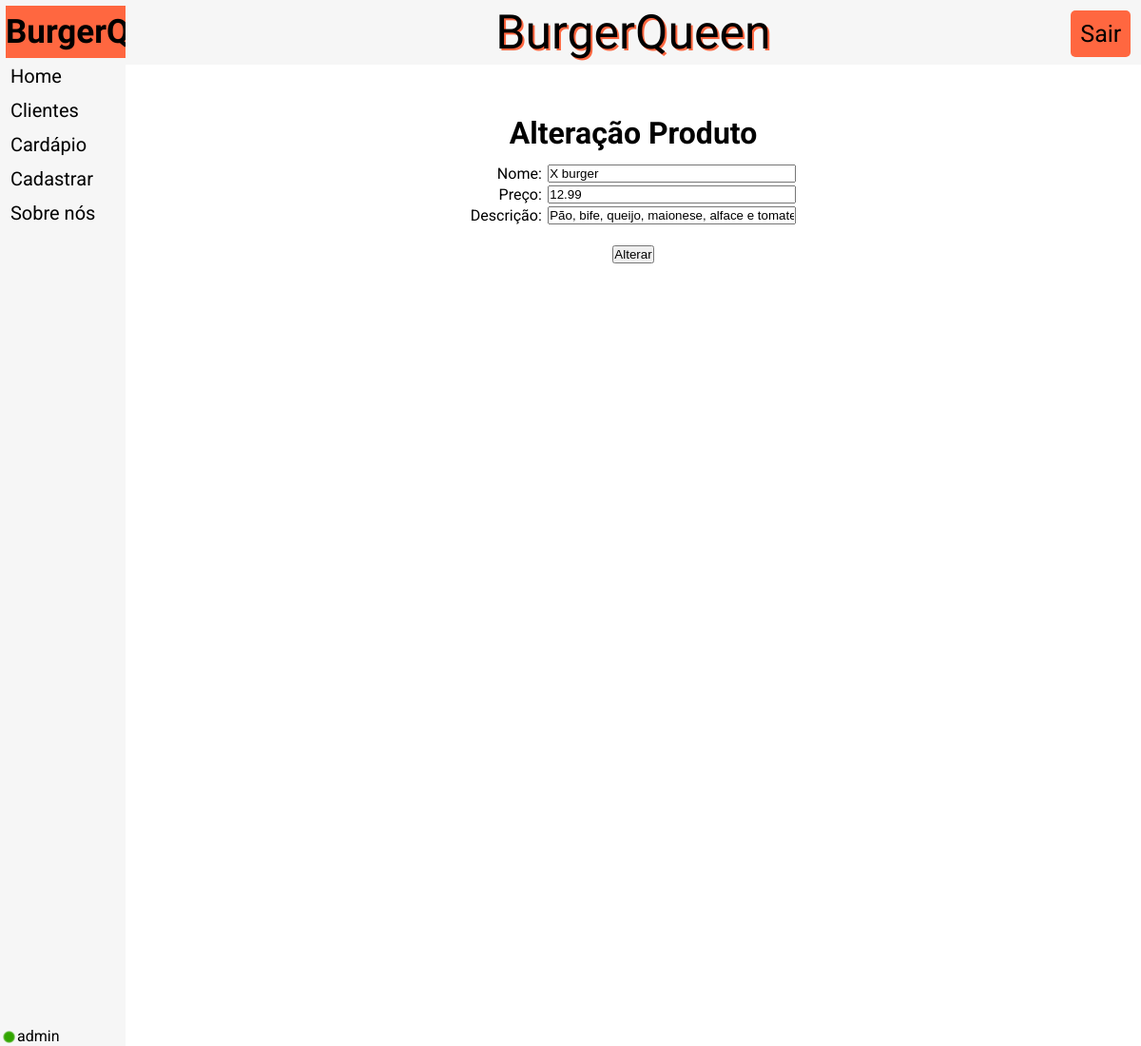
Screenshot of /l/cardapio/alterar/index.php?cd=4&&re=0 (signed in) with the database file from the repository.
### tables this page shows
CREATE TABLE IF NOT EXISTS `tb_produto` (
  `codigo_produto` int(3) NOT NULL AUTO_INCREMENT,
  `nome_produto` varchar(30) NOT NULL,
  `preco_produto` float NOT NULL,
  `descricao_produto` varchar(300) NOT NULL,
  PRIMARY KEY (`codigo_produto`)
);

### l/cardapio/alterar/index.php (the view, shortened to what this page needs)
<!DOCTYPE html>
<html lang="pt-br">
	<head>
        <link rel="stylesheet" href="../../index.css">
	</head>
	<body>
    <table>
    <tr>
        <td id="ContMenu">
            <table id="TabelaMenu">
                <thead>
                <tr><th id="NomeMenu">
                    <a href="../../">BurgerQueen</a>
                </th></tr>
                </thead>
                <tbody>
                <tr><td  class="ItemMenu">
                    <a href="../../">Home</a>
                </td></tr>
                <tr><td  class="ItemMenu">
                    <a href="../../clientes/">Clientes</a>
                </td></tr>
                <tr><td  class="ItemMenu">
                    <a href="../../cardapio/">Cardápio</a>
                </td></tr>
                <tr><td  class="ItemMenu">
                    <a href="../../cadastrar/">Cadastrar</a>
                </td></tr>
                <tr><td  class="ItemMenu">
                    <a href="../../sobre/">Sobre nós</a>
                </td></tr>
                </tbody>
            </table>
        </td>
        <td id="ContSite">
            <nav>
                <a href="../../" id="NomeSite">BurgerQueen</a>
                <a href="../../app/logout.php" id="BotaoLogin"><div>Sair</div></a>
            </nav>
            <div class="DivIncluir">
            <?php
                require_once '../../app/conexao.php';
                $cd = $_GET['cd'];
                $re = $_GET['re'];
                $ComandoSQL = "SELECT * FROM tb_produto WHERE codigo_produto = ".$cd;
                $u=$conexao->query($ComandoSQL);
                while($row = $u->fetch(PDO::FETCH_OBJ)){
                echo'
                    <h1 class="TituloIncluir">Alteração Produto</h1>
                    <form method="POST" action="../../app/alteracao_produto.php">
                    <input type="hidden" name="codigo_produto" value="'.$row->codigo_produto.'">
                    <input type="hidden" name="re" value="'.$re.'">
                    <table class="TabelaIncluir">
                        <tr>
                        <td class="LabelIncluir"><label for="nome_produto">Nome:</label><span class="Paragrafo">-</span></td>
                        <td>
                            <input name="nome_produto" type="text" id="nome_produto" size="30" required="required" value="'.$row->nome_produto.'">
                        </td>
                        </tr>
                        <tr>
                        <td class="LabelIncluir"><label for="preco_produto">Preço:</label><span class="Paragrafo">-</span></td>
                        <td>
                            <input type="text" name="preco_produto" id="preco_produto" size="30"  required="required" value="'.$row->preco_produto.'">
                        </td>
                        </tr>
                        <tr>
                        <td class="LabelIncluir"><label for="descricao_produto">Descrição:</label><span class="Paragrafo">-</span></td>
                        <td>
                            <input type="text" name="descricao_produto" id="descricao_produto"  size="30"  required="required" value="'.$row->descricao_produto.'">
                        </td>
                        </tr>
                        <td colspan="2">
                            <br>
                            <input type="submit" name="enviar" value="Alterar">
                        </td>
                        </tr>
                    </table>
                    </form>
                ';
                }
            ?>
	    <img src="../../imagens/logado.png" id="logado">
        <?php
            $user = $_SESSION['usuario'];
            echo "<span id='user'>$user</span>";
        ?>
	</body>
</html>

### l/index.css (style rules this page uses)
* { padding: 0px; margin: 0px; color: #000000; }
body { font-family: 'Roboto', sans-serif; }
a { text-decoration: none; display: block; }
#ContMenu { background-color: #f6f6f6; position: fixed; top: 0px; left: 0px; height: 100%; width: 11%; }
#ContSite { background-color: #ffffff; position: absolute; top: 0px; left: 11%; height: 100%; width: 89%; }
#TabelaMenu { width: 94%; margin: 3%; font-size: 20px; }
#NomeMenu { background-color: #ff6740; padding-top: 7px; padding-bottom: 7px; font-family: 'Dancing Script', cursive; font-size: 35px; }
.ItemMenu { padding-top: 5px; padding-bottom: 5px; padding-left: 5px; }
nav { background-color: #f6f6f6; padding: 5px; text-align: center; }
#NomeSite { font-family: 'Dancing Script', cursive; font-size: 50px; display: inline; text-shadow: 2px 2px #ff6740; }
#BotaoLogin { display: inline-block; background-color: #ff6740; padding: 10px; border-radius: 5px; font-size: 25px; position: absolute; top: 1%; right: 1%; }
.Paragrafo { color: rgba(255, 255, 255, 0); }
.DivIncluir { position: relative; margin-left: 25%; margin-right: 25%; width: 50%; text-align: center; padding-top: 5%; }
.TabelaIncluir { display: inline-block; }
.TituloIncluir { margin-bottom: 2%; }
.LabelIncluir { text-align: right; }
#logado { position: fixed; bottom: 3px; left: 3px; }
#user { position: fixed; bottom: 1px; left: 18px; }

### rows the page displays
tb_produto: nome_produto "X burger", preco_produto "12.99", descricao_produto "Pão, bife, queijo, maionese, alface e tomate."

### other values shown
$user "admin"
